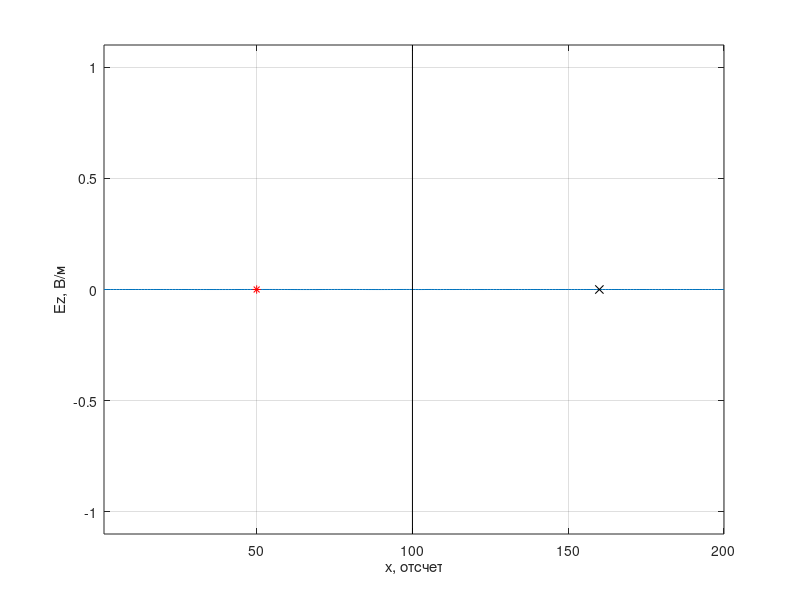
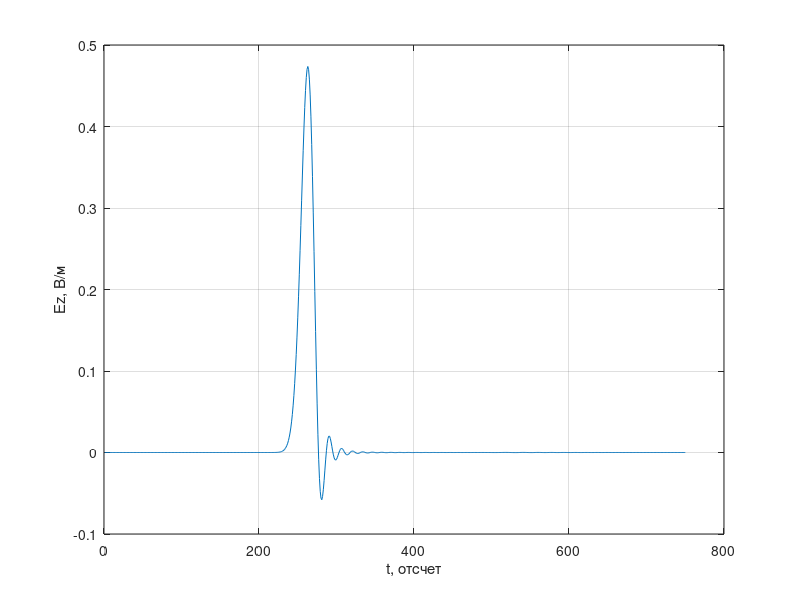

These charts were generated, in order, by the following MATLAB code:
%% Одномерный FDTD. Версия 1.9
% Граница раздела. Используются граничные условия ABC второго порядка.
clear

% Волновое сопротивление свободного пространства
W0 = 120 * pi;

% Число Куранта
Sc = 1;

% Время расчета в отсчетах
maxTime = 750;

% Размер области моделирования в отсчетах
maxSize = 200;

% Положение источника.
sourcePos = 50;

% Положение датчика, регистрирующего поля
probePos = 160;

layer_x = 100;

Ez = zeros (1, maxSize);
Hy = zeros (1, maxSize - 1);

eps = ones (size (Ez));
eps(layer_x: end) = 9.0;

mu = ones (size (Ez));

% !!! Коэффициенты для расчета ABC второй степени на левой границе

% Sc' для левой границы
Sc1Left = Sc / sqrt (mu(1) * eps(1));

k1Left = -1 / (1 / Sc1Left + 2 + Sc1Left);
k2Left = 1 / Sc1Left - 2 + Sc1Left;
k3Left = 2 * (Sc1Left - 1 / Sc1Left);
k4Left = 4 * (1 / Sc1Left + Sc1Left);

% Sc' для правой границы
Sc1Right = Sc / sqrt (mu(end) * eps(end));

k1Right = -1 / (1 / Sc1Right + 2 + Sc1Right);
k2Right = 1 / Sc1Right - 2 + Sc1Right;
k3Right = 2 * (Sc1Right - 1 / Sc1Right);
k4Right = 4 * (1 / Sc1Right + Sc1Right);

% Ez(1:3) в предыдущий момент времени (q)
oldEzLeft1 = zeros(3);

% Ez(1:3) в пред-предыдущий момент времени (q-1)
oldEzLeft2 = zeros(3);


% Ez(end-2: end) в предыдущий момент времени (q)
oldEzRight1 = zeros(3);

% Ez(end-2: end) в пред-предыдущий момент времени (q-1)
oldEzRight2 = zeros(3);


% Поле, зарегистрированное в датчике в зависимости от времени
probeTimeEz = zeros (1, maxTime);

figure

for t = 1: maxTime
    % Расчет компоненты поля H
    for m = 1: maxSize - 1
        % До этой строки Hy(n) хранит значение компоненты Hy
        % за предыдущий момент времени
        Hy(m) = Hy(m) + (Ez(m + 1) - Ez(m)) / W0 / mu(m);
    end
    
    Hy(sourcePos - 1) = Hy(sourcePos - 1) -...
        exp (-(t - 30.0) ^ 2 / 100.0) / W0;
    
    % Расчет компоненты поля E
  
    for m = 2: maxSize - 1
        % До этой строки Ez(n) хранит значение компоненты EzS
        % за предыдущий момент времени
        Ez(m) = Ez(m) + (Hy(m) - Hy(m - 1)) * W0 / eps (m);
    end

    % Источник возбуждения
    Ez(sourcePos) = Ez(sourcePos) +...
        exp (-(t + 0.5 - (-0.5) - 30.0) ^ 2 / 100.0);
    
    % !!!
    % Граничные условия ABC второй степени (слева)
    Ez(1) = k1Left * (k2Left * (Ez(3) + oldEzLeft2(1)) +...
        k3Left * (oldEzLeft1(1) + oldEzLeft1(3) - Ez(2) - oldEzLeft2(2)) - ...
        k4Left * oldEzLeft1(2)) - oldEzLeft2(3);
    
    oldEzLeft2 = oldEzLeft1;
    oldEzLeft1 = Ez(1:3);
    
    % Граничные условия ABC второй степени (справа)
    Ez(end) = k1Right * (k2Right * (Ez(end - 2) + oldEzRight2(end)) +...
        k3Right * (oldEzRight1(end) + oldEzRight1(end - 2) - Ez(end - 1) - oldEzRight2(end - 1)) - ...
        k4Right * oldEzRight1(end - 1)) - oldEzRight2(end - 2);
    
    oldEzRight2 = oldEzRight1;
    oldEzRight1 = Ez(end-2: end);
    
    
    % Регистрация поля в точке
    probeTimeEz(t) = Ez(probePos);
    
    plot (Ez);
    xlim ([1, maxSize]);
    ylim ([-1.1, 1.1]);
    xlabel ('x, отсчет')
    ylabel ('Ez, В/м')
    line ([layer_x, layer_x], [-1.1, 1.1], ...
        'Color',[0.0, 0.0, 0.0]);
    grid on
    hold on
    plot ([probePos], [0], 'xk');
    plot ([sourcePos], [0], '*r');
    hold off
    pause (0.01)
end

figure
plot (probeTimeEz)
xlabel ('t, отсчет')
ylabel ('Ez, В/м')
grid on